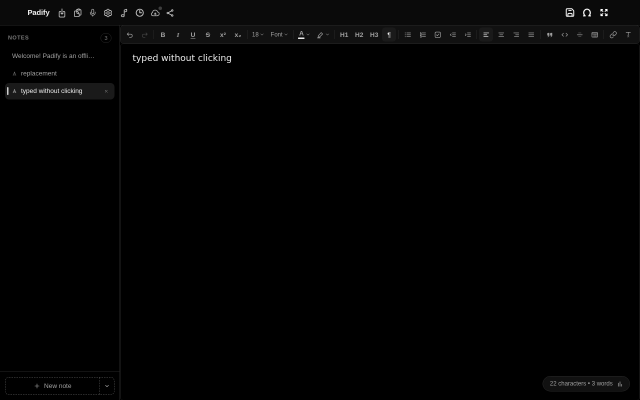
#> input picture download/padify-test/starfield/dark-editor.png, 1280 x 800 px (shown at 1/2 size)
$ python crop-toolbar.py ../download/padify-test/starfield/dark-editor.png ../download/padify-test/starfield/dark.png
#> lines starting #> are read from the running program, lines starting #| are printed output that depends on the picture
#!/usr/bin/env python3
"""Crop the rich toolbar from a full screenshot and upscale for icon review."""
import sys
from PIL import Image

src, dst = sys.argv[1], sys.argv[2]
img = Image.open(src)
#> img is the input picture: PIL image 1280x800 RGB; min 0, max 255, mean 2.6
# Toolbar geometry measured in-app: x=240, y=50, w=1200, h=38 (+ margins)
crop = img.crop((240, 46, 1440, 94))
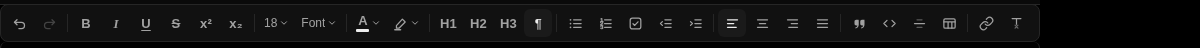
#> crop: PIL image 1200x48 RGB; min 0, max 237, mean 16.9
crop = crop.resize((crop.width * 2, crop.height * 2), Image.LANCZOS)
#> crop: PIL image 2400x96 RGB
crop.save(dst)
print(f"saved {dst} ({crop.width}x{crop.height})")
#| saved ../download/padify-test/starfield/dark.png (2400x96)
